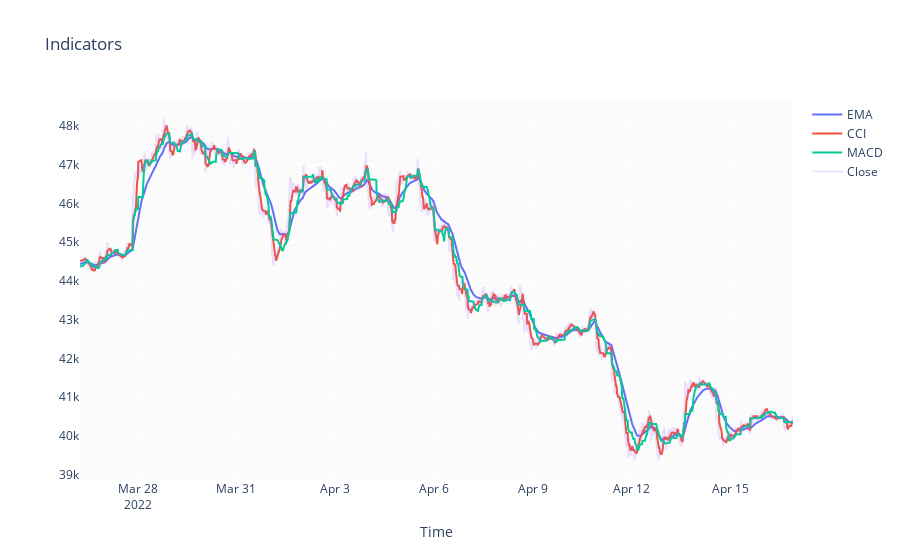

Notebook code for this chart:
### Markdown cell above
### Indicators

### Code cell
fig = go.Figure()
fig.update_layout(
    title='Indicators',
    xaxis_title='Time',
    )
fig.add_trace(go.Scatter(x=btc_df.time, y=btc_df.EMA, name='EMA'))
fig.add_trace(go.Scatter(x=btc_df.time, y=btc_df.Tenkan, name='CCI'))
fig.add_trace(go.Scatter(x=btc_df.time, y=btc_df.Kijun, name='MACD'))
fig.add_trace(go.Scatter(x=btc_df.time, y=btc_df.close, name='Close', opacity=0.2))
fig.show()
fig.write_image(f'images/{img_name}RSI.png')

### Figure 1 — Plotly figure (JSON) as saved in the notebook; plotly's stock layout.template omitted (floating-point values rounded to 4 significant figures; data arrays with more than 128 entries replaced by an {"elided": "..."} marker saying what was removed)
{"data": [{"name": "EMA", "type": "scatter", "x": {"elided": "2080 str values"}, "y": {"elided": "2080 float values"}}, {"name": "CCI", "type": "scatter", "x": {"elided": "2080 str values"}, "y": {"elided": "2080 float values"}}, {"name": "MACD", "type": "scatter", "x": {"elided": "2080 str values"}, "y": {"elided": "2080 float values"}}, {"name": "Close", "opacity": 0.2, "type": "scatter", "x": {"elided": "2080 str values"}, "y": {"elided": "2080 float values"}}], "layout": {"autosize": true, "title": {"text": "Indicators"}, "xaxis": {"autorange": true, "range": ["2022-03-26 06:00", "2022-04-16 21:45"], "title": {"text": "Time"}, "type": "date"}, "yaxis": {"autorange": true, "range": [38860.0, 48670.0], "type": "linear"}}}
